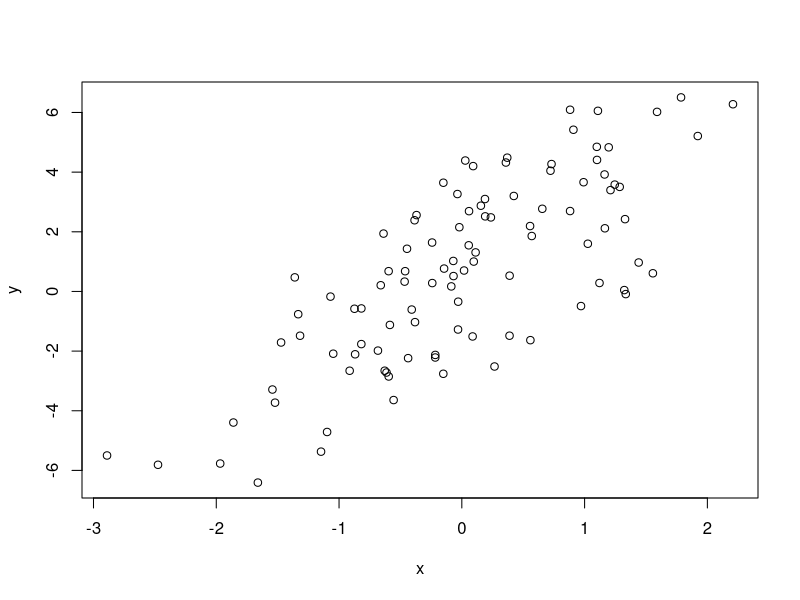
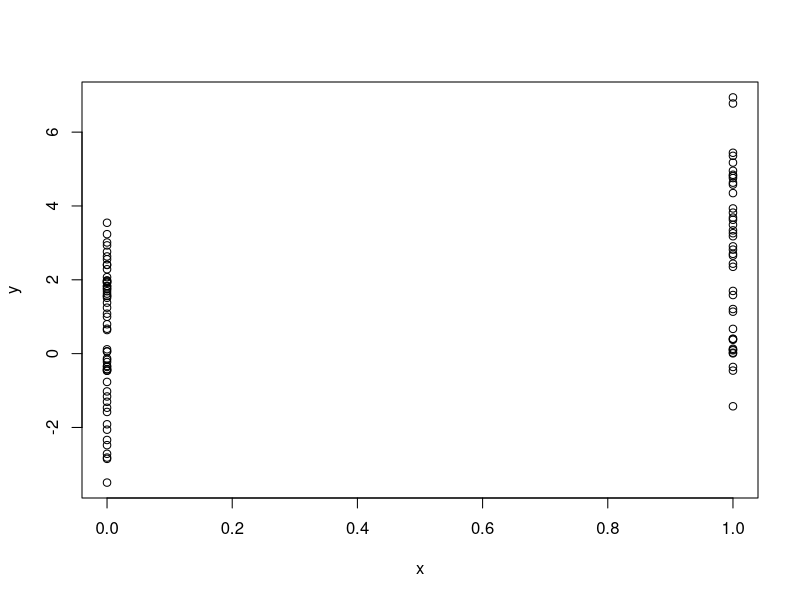
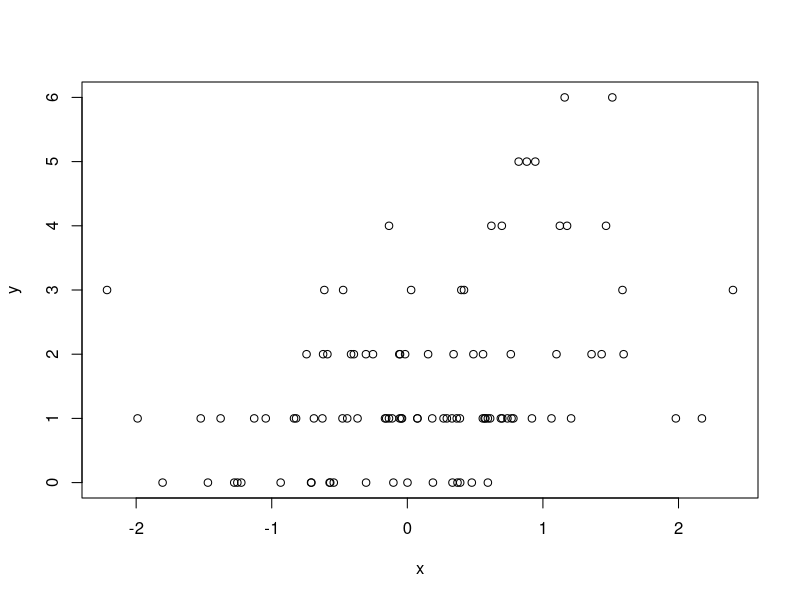

The R source for these figures, in order:
#############################
# generating random/arbitrary data from a standard distribution
#############################

# probability distribution functions usually have 4 associated functions w/
# specific prefixes:
#   - d for density
#   - r for random number generation
#   - p for cumulative distribution - input value, get probability
#   - q for quantile - input probability, get value (inverse cum distr)

# Normal distribution:
#   rnorm - random normal numbers with a given mean and std dev
#   dnorm - evaluate normal probability density (with given mean/sd)
#           at a point or vector of points
#   pnorm - evaluate the cumulative distribution function for a normal dist
#   qnorm - evaluate quantiles for normal distribution

x <- rnorm(10)  # generate 10 numbers w/mean=0 and sd=1
x

x <- rnorm(10,20,2)  # mean=20, sd=2
summary(x)  # see, it's close

# set a seed to get a repeatable set
set.seed(1)  # any integer
rnorm(5)     # random list
rnorm(5)     # different random list
set.seed(1)  # same seed
rnorm(5)     # same list as before

# Gamma distribution:
#   rgamma, dgamma, pgamma, qgamma

# Binary distribution: (e.g. gender, treatment/control)
#   rbinom, dbinom, pbinom, qbinom

# Poisson distribution: (w/rate)
#   rpois, dpois, ppois, qpois

str(rpois)
rpois(10,1)  # 10 variables with rate of 1
rpois(10,2)  # rate of 2
rpois(10,20) # rate of 20

str(ppois)
ppois(2,2)  # cumulative distribution, probability that x <= 2 w/rate of 2
ppois(4,2)  # Pr(x<=4) w/rate of 2
ppois(6,2)  # Pr(x<=6) w/rate of 2


#############################
# generating random/arbitrary data from a linear model
#############################

# simulate y = A + B*x + E where:
#   - E is noise with a normal dist and sd=2 (E ~ N(0,2^2))
#   - assume x ~ N(0,1^2), A = 0.5, B = 2
set.seed(20)  # arbitrary, but repeatable for x and e
x <- rnorm(100)
e <- rnorm(100,0,2)
y <- 0.5 + 2*x + e
summary(y)
plot(x,y)

# what if x is binary? (gender, treatment/control)
set.seed(10)  # arbitrary, but repeatable
x <- rbinom(100,1,0.5)  # Pr(1) = 1/2
e <- rnorm(100,0,2)
y <- 0.5 + 2*x + e
summary(y)
plot(x,y)  # x binary, y continuous normal

# what if y is count data rather than continuous?
# simulate a Poisson model where:
#   - y ~ Poisson(u)
#   - log(u) = A + B*x
#   - A=0.5, B=0.3
set.seed(1)  # arbitrary, but repeatable
x <- rnorm(100)
log.mu <- 0.5 + 0.3*x
y <- rpois(100,exp(log.mu))
summary(y)
plot(x,y)  # result still linear, but not continuous


#############################
# random sampling
#############################
set.seed(1)
sample(1:10,4)    # pull 4 numbers randomly from the sequence
sample(1:10,4)    # get different numbers, but still repeatable
sample(letters,5)
sample(1:10)      # random ordering of fixed set (permuttion)
sample(1:10, replace=TRUE) # can get duplicates
